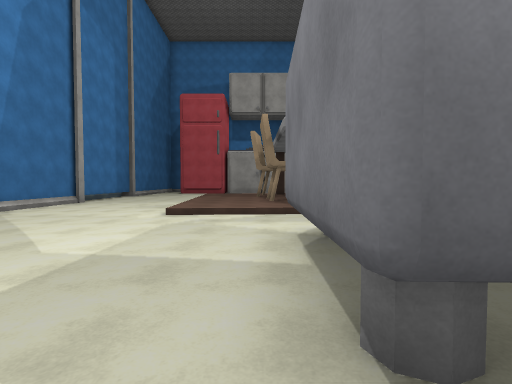
view 1 (above)

22 first-person views from a walk through a 3-D level made in the Unity game engine. The camera is 1.5 m above the floor, tilts 2° down and sees 85° across. The floor is counted in squares, 2 m on a side. Each view is taken from the middle of a square. On the plan, view 1 faces up. The plan holds only what a view shows up to about 10 squares ahead; the rest is blank. The place goes on beyond the plan. Surface patterns are stand-ins for the level's own textures.

view 2
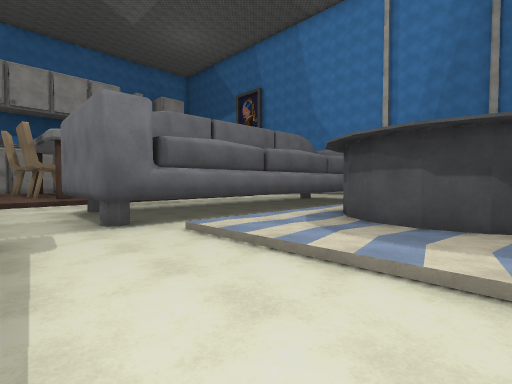

view 3
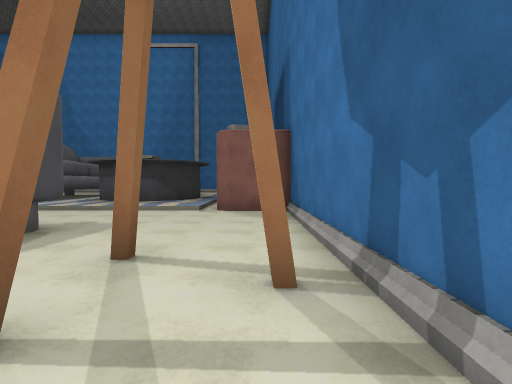

view 4
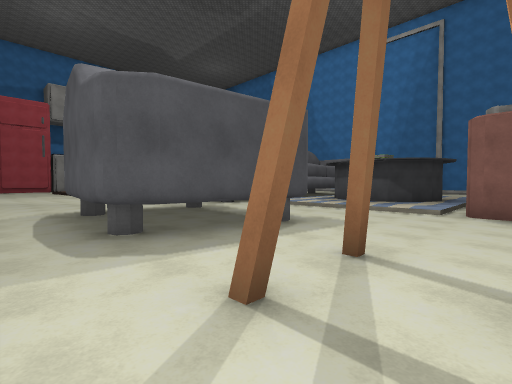

view 5
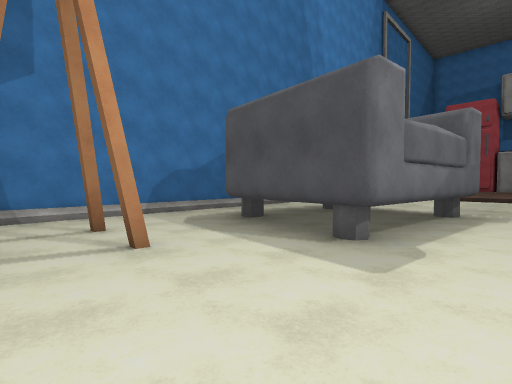

view 6
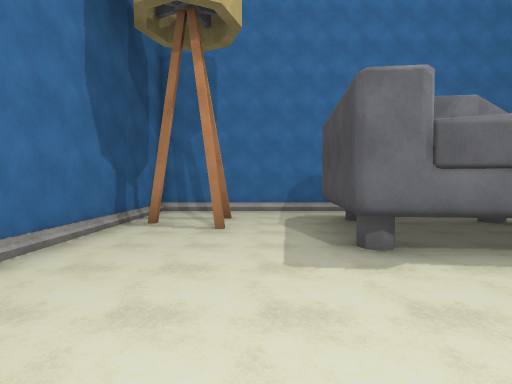

view 7
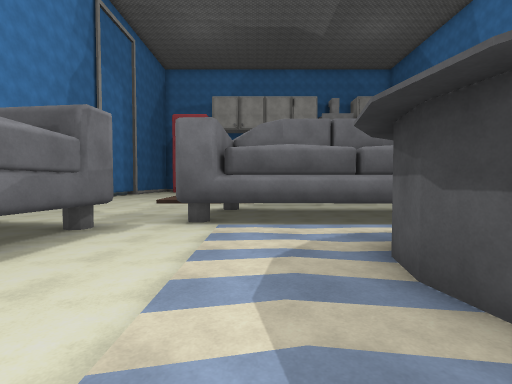

view 8
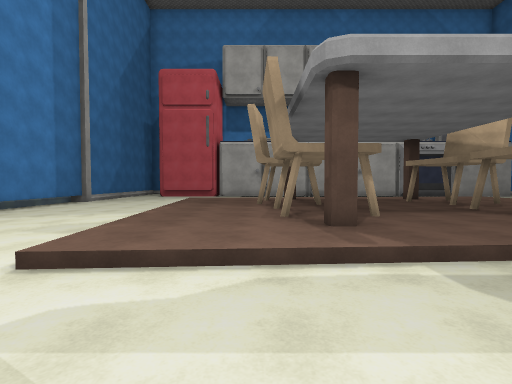

view 9
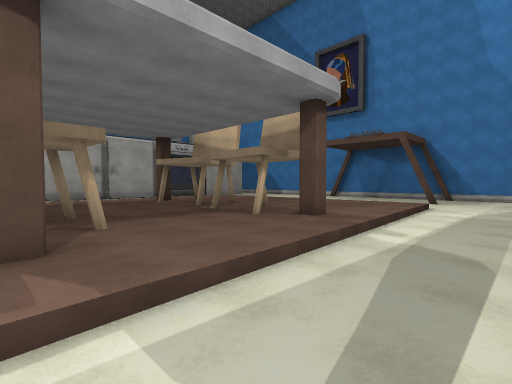

view 10
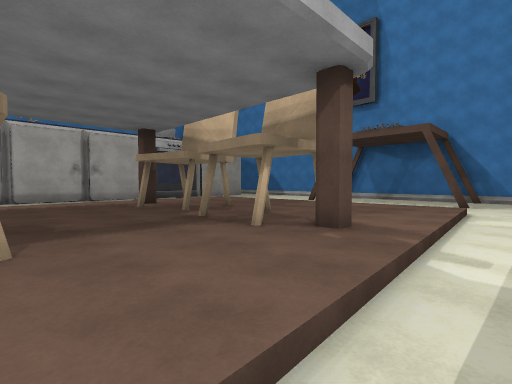

view 11
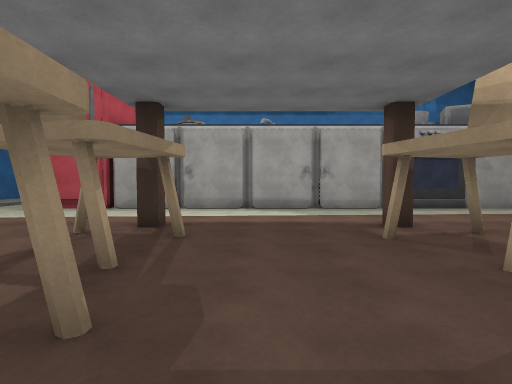

view 12
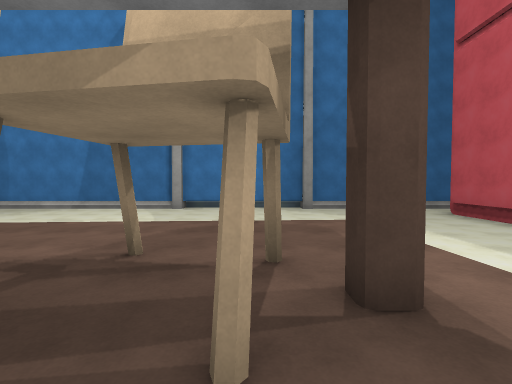

view 13
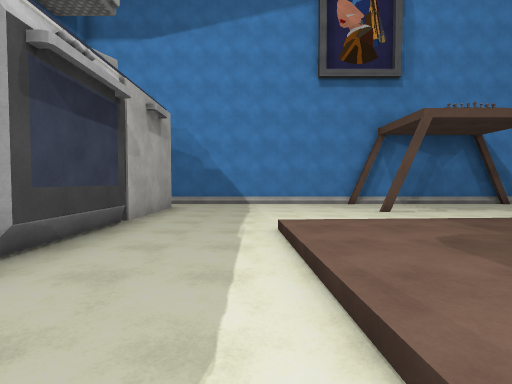

view 14
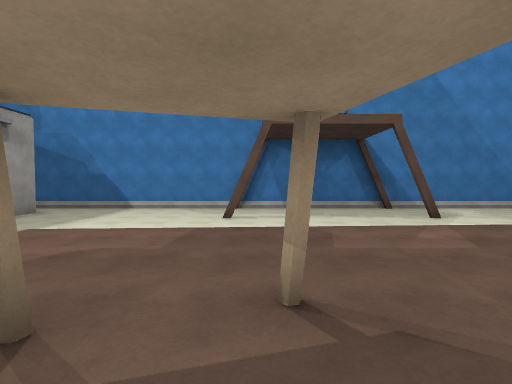

view 15
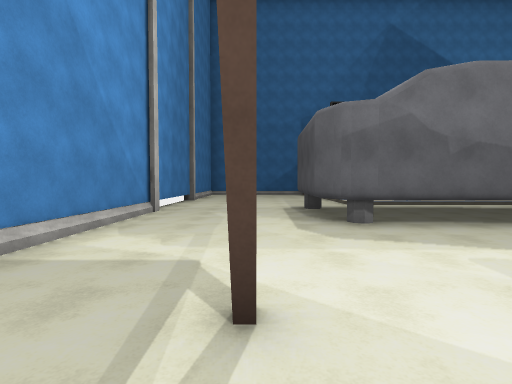

view 16
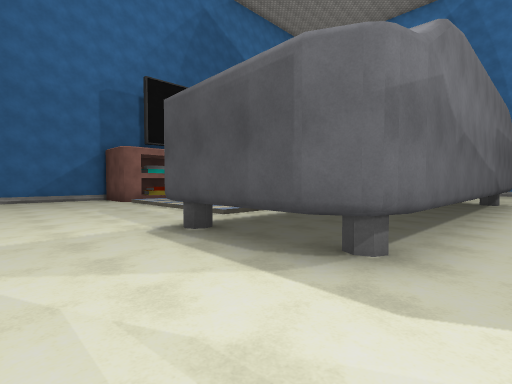

view 17
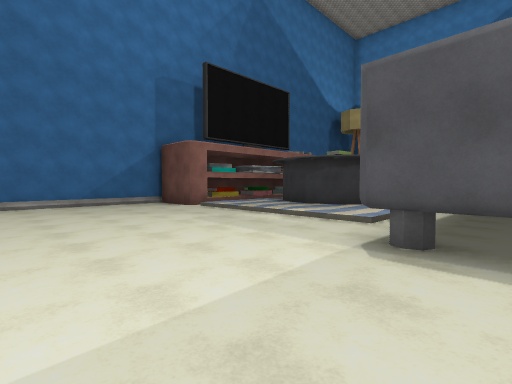

view 18
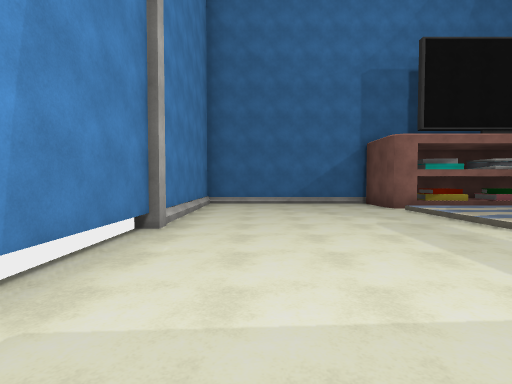

view 19
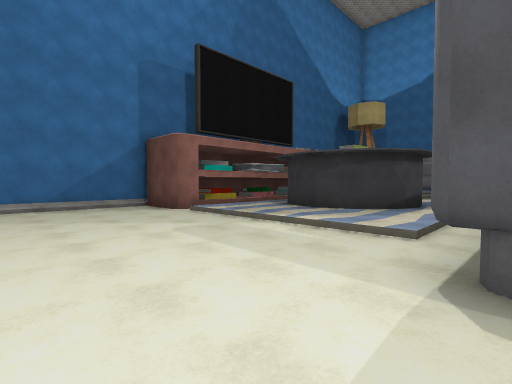

view 20
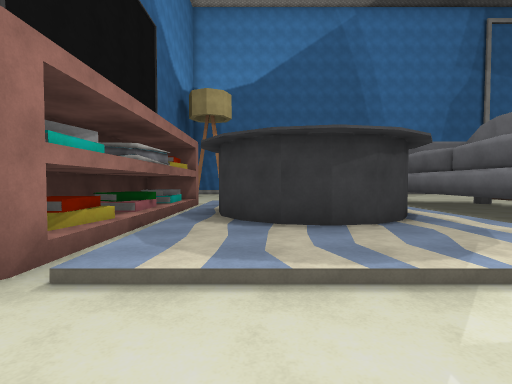

view 21
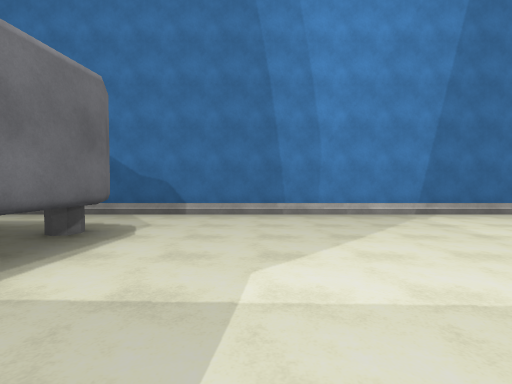

view 22
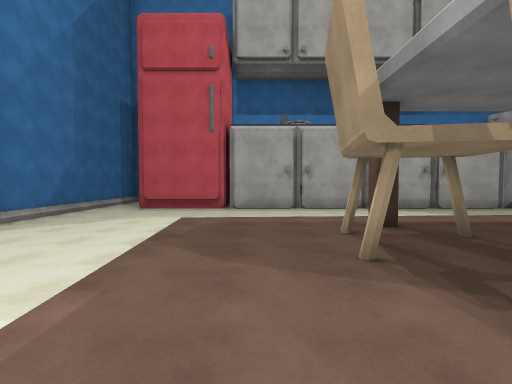

### Floor plan
Key: @ floor where view 1 was taken; # wall or solid block; . main floor; : floor 0.25 m higher than the main floor; / step, stairs or slope; ^ raised ledge; C chair.
Columns run from 7 left of view 1 to 15 right of it. Each row starts with its distance up from view 1.
 20 #                     #
 19 #.###################.#
 18 #.....................#
 17 #.....................#
 16 #........   ..........#
 15 #..../////:::::::.....#
 14 #....:::#::::#:::.....#
 13 #....:::#:::##:::..#..#
 12 #....::#::::::#::.....#
 11 #....::::::::::::.....#
 10 #....::::C::CC:::/....#
  9 #..../::CC::CC:::/....#
  8 #..../::#::::#:::/.#..#
  7 #..../:::::://////....#
  6 #.....................#
  5 #.....................#
  4 #.......#^^^^^^^^#....#
  3 #.......^        ^....#
  2 #.......^        ^....#
  1 #..##...##^^^^^^ #....#
  0 #..# ^#@.////////.....#
 -1 #..^  #..:::/:::/.....#
 -2 #.#   #..::###::/.....#
 -3 #.##^#...::###::/.....#
 -4 #........::###::/.....#
 -5 #........:::::::/.....#
 -6 #.#.#....########.....#
 -7 #........##    ##.....#
 -8 ##########      #######

Positions as (right, up) in squares from view 1, and headings:
1: (0, 0), facing up
2: (-1, -4), facing up-right
3: (-6, -7), facing right
4: (-6, -7), facing up-right
5: (0, -7), facing up-left
6: (2, -5), facing left
7: (2, -5), facing up
8: (0, 4), facing up
9: (1, 5), facing up-right
10: (2, 6), facing up-right
11: (3, 9), facing up
12: (3, 13), facing left
13: (5, 16), facing right
14: (5, 12), facing right
15: (12, 9), facing down
16: (13, 5), facing down-left
17: (14, 2), facing down-left
18: (13, 2), facing down
19: (13, 1), facing down-left
20: (11, -4), facing left
21: (0, 3), facing left
22: (-1, 9), facing up
